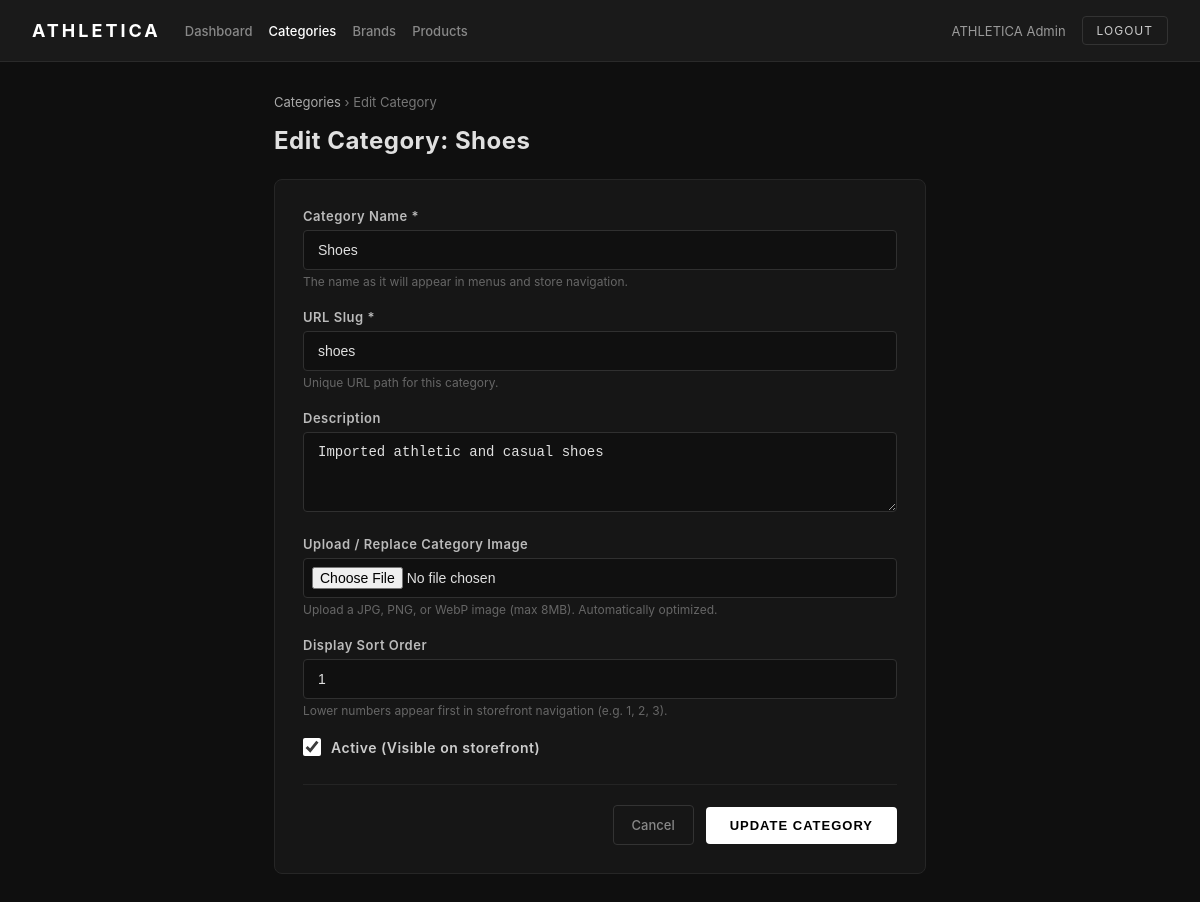
Page /admin/categories/edit.php?id=1 (signed in) on the committed database.
### tables this page shows
CREATE TABLE `categories` (
    `id`          INT UNSIGNED    NOT NULL AUTO_INCREMENT,
    `name`        VARCHAR(100)    NOT NULL,
    `slug`        VARCHAR(120)    NOT NULL,
    `description` TEXT            NULL,
    `image`       VARCHAR(255)    NULL     DEFAULT NULL,
    `sort_order`  INT             NOT NULL DEFAULT 0,
    `is_active`   TINYINT(1)      NOT NULL DEFAULT 1,
    `created_at`  DATETIME        NOT NULL DEFAULT CURRENT_TIMESTAMP,
    `updated_at`  DATETIME        NOT NULL DEFAULT CURRENT_TIMESTAMP ON UPDATE CURRENT_TIMESTAMP,

    PRIMARY KEY (`id`),
    UNIQUE KEY `uq_categories_slug` (`slug`),
    KEY `idx_categories_sort_order` (`sort_order`)
);

### admin/categories/edit.php (the view, shortened to what this page needs)
<?php
require __DIR__ . '/../../config/database.php';
$categoryId = filter_var($_GET['id'] ?? null, FILTER_VALIDATE_INT);
$stmt = $pdo->prepare('SELECT * FROM categories WHERE id = :id LIMIT 1');
$stmt->execute([':id' => $categoryId]);
$category = $stmt->fetch();
$formData = [
    'name'        => $category['name'],
    'slug'        => $category['slug'],
    'description' => $category['description'] ?? '',
    'image'       => $category['image'] ?? '',
    'sort_order'  => (int) $category['sort_order'],
    'is_active'   => (int) $category['is_active'],
];
?>
<!DOCTYPE html>
<html lang="en">
<head>
</head>
<body>
    <header class="topbar">
        <div class="brand-group">
            <a href="../dashboard.php" class="brand">ATHLETICA</a>
            <nav class="nav-links">
                <a href="../dashboard.php" class="nav-link">Dashboard</a>
                <a href="index.php" class="nav-link active">Categories</a>
                <a href="../brands/index.php" class="nav-link">Brands</a>
                <a href="../products/index.php" class="nav-link">Products</a>
            </nav>
        </div>
        <div class="admin-info">
            <span><?= htmlspecialchars($_SESSION['admin_name'], ENT_QUOTES, 'UTF-8') ?></span>
            <a href="../logout.php" class="btn-logout">Logout</a>
        </div>
    </header>
    <main class="container">
        <div class="breadcrumb">
            <a href="index.php">Categories</a> &rsaquo; Edit Category
        </div>
        <div class="header-row">
            <h1>Edit Category: <?= htmlspecialchars($category['name'], ENT_QUOTES, 'UTF-8') ?></h1>
        </div>
        <div class="card">
            <form method="POST" action="edit.php?id=<?= (int) $categoryId ?>" enctype="multipart/form-data" autocomplete="off">
                <div class="form-group">
                    <label for="name">Category Name *</label>
                    <input
                        type="text"
                        id="name"
                        name="name"
                        class="form-control"
                        placeholder="e.g. Running Shoes"
                        value="<?= htmlspecialchars($formData['name'], ENT_QUOTES, 'UTF-8') ?>"
                        required
                        autofocus
                    >
                    <div class="hint">The name as it will appear in menus and store navigation.</div>
                </div>
                <div class="form-group">
                    <label for="slug">URL Slug *</label>
                    <input
                        type="text"
                        id="slug"
                        name="slug"
                        class="form-control"
                        placeholder="e.g. running-shoes"
                        value="<?= htmlspecialchars($formData['slug'], ENT_QUOTES, 'UTF-8') ?>"
                        required
                    >
                    <div class="hint">Unique URL path for this category.</div>
                </div>
                <div class="form-group">
                    <label for="description">Description</label>
                    <textarea
                        id="description"
                        name="description"
                        class="form-control"
                        placeholder="Brief description of products in this category..."
                    ><?= htmlspecialchars($formData['description'], ENT_QUOTES, 'UTF-8') ?></textarea>
                </div>
                <div class="form-group">
                    <label for="image_file">Upload / Replace Category Image</label>
                    <input
                        type="file"
                        id="image_file"
                        name="image_file"
                        class="form-control"
                        accept="image/jpeg,image/png,image/webp"
                        style="padding: 8px;"
                    >
                    <div class="hint">Upload a JPG, PNG, or WebP image (max 8MB). Automatically optimized.</div>
                </div>
                <div class="form-group">
                    <label for="sort_order">Display Sort Order</label>
                    <input
                        type="number"
                        id="sort_order"
                        name="sort_order"
                        class="form-control"
                        value="<?= (int) $formData['sort_order'] ?>"
                    >
                    <div class="hint">Lower numbers appear first in storefront navigation (e.g. 1, 2, 3).</div>
                </div>
                <div class="form-group">
                    <div class="checkbox-group">
                        <input
                            type="checkbox"
                            id="is_active"
                            name="is_active"
                            value="1"
                            <?= $formData['is_active'] ? 'checked' : '' ?>
                        >
                        <label for="is_active">Active (Visible on storefront)</label>
                    </div>
                </div>
                <div class="form-actions">
                    <a href="index.php" class="btn-cancel">Cancel</a>
                    <button type="submit" class="btn-submit">Update Category</button>
                </div>
            </form>
        </div>
    </main>
</body>
</html>

### admin/categories/edit.php (style rules this page uses)
*, *::before, *::after { box-sizing: border-box; margin: 0; padding: 0; }
body { font-family: -apple-system, BlinkMacSystemFont, 'Segoe UI', Roboto, sans-serif; background: #0f0f0f; color: #e0e0e0; min-height: 100vh; }
.topbar { background: #1a1a1a; border-bottom: 1px solid #2a2a2a; padding: 16px 32px; display: flex; justify-content: space-between; align-items: center; }
.topbar .brand-group { display: flex; align-items: center; gap: 24px; }
.topbar .brand { font-size: 18px; font-weight: 700; letter-spacing: 3px; color: #ffffff; text-decoration: none; }
.nav-links { display: flex; gap: 16px; }
.nav-link { color: #888; text-decoration: none; font-size: 13px; font-weight: 500; transition: color 0.2s; }
.nav-link:hover, .nav-link.active { color: #ffffff; }
.topbar .admin-info { display: flex; align-items: center; gap: 16px; font-size: 13px; color: #999; }
.btn-logout { padding: 6px 14px; background: transparent; border: 1px solid #333; border-radius: 4px; color: #ccc; font-size: 12px; letter-spacing: 1px; text-transform: uppercase; text-decoration: none; transition: border-color 0.2s, color 0.2s; }
.container { max-width: 700px; margin: 0 auto; padding: 32px 24px; }
.breadcrumb { font-size: 13px; color: #777; margin-bottom: 16px; }
.breadcrumb a { color: #aaa; text-decoration: none; }
.header-row { margin-bottom: 24px; }
.header-row h1 { font-size: 24px; font-weight: 700; letter-spacing: 0.5px; }
.card { background: #161616; border: 1px solid #262626; border-radius: 8px; padding: 28px; }
.form-group { margin-bottom: 20px; }
.form-group label { display: block; font-size: 13px; font-weight: 600; color: #bbb; margin-bottom: 6px; letter-spacing: 0.5px; }
.form-group .hint { font-size: 12px; color: #666; margin-top: 4px; }
.form-control { width: 100%; padding: 11px 14px; background: #101010; border: 1px solid #303030; border-radius: 4px; color: #e0e0e0; font-size: 14px; outline: none; transition: border-color 0.2s; }
textarea.form-control { resize: vertical; min-height: 80px; }
.checkbox-group { display: flex; align-items: center; gap: 10px; margin-top: 8px; }
.checkbox-group input[type="checkbox"] { width: 18px; height: 18px; accent-color: #ffffff; cursor: pointer; }
.checkbox-group label { font-size: 14px; color: #ccc; cursor: pointer; margin-bottom: 0; }
.form-actions { display: flex; align-items: center; justify-content: flex-end; gap: 12px; margin-top: 28px; padding-top: 20px; border-top: 1px solid #242424; }
.btn-submit { background: #ffffff; color: #000000; padding: 11px 24px; border-radius: 4px; font-size: 13px; font-weight: 600; letter-spacing: 1px; text-transform: uppercase; border: none; cursor: pointer; transition: background 0.2s; }
.btn-cancel { background: transparent; color: #888; padding: 11px 18px; border-radius: 4px; font-size: 13px; font-weight: 500; text-decoration: none; border: 1px solid #333; transition: all 0.2s; }

### rows in the picture
categories: name "Shoes", slug "shoes", description "Imported athletic and casual shoes", sort_order "1", is_active "☑"

### other values in the picture
$_SESSION['admin_name'] "ATHLETICA Admin"
